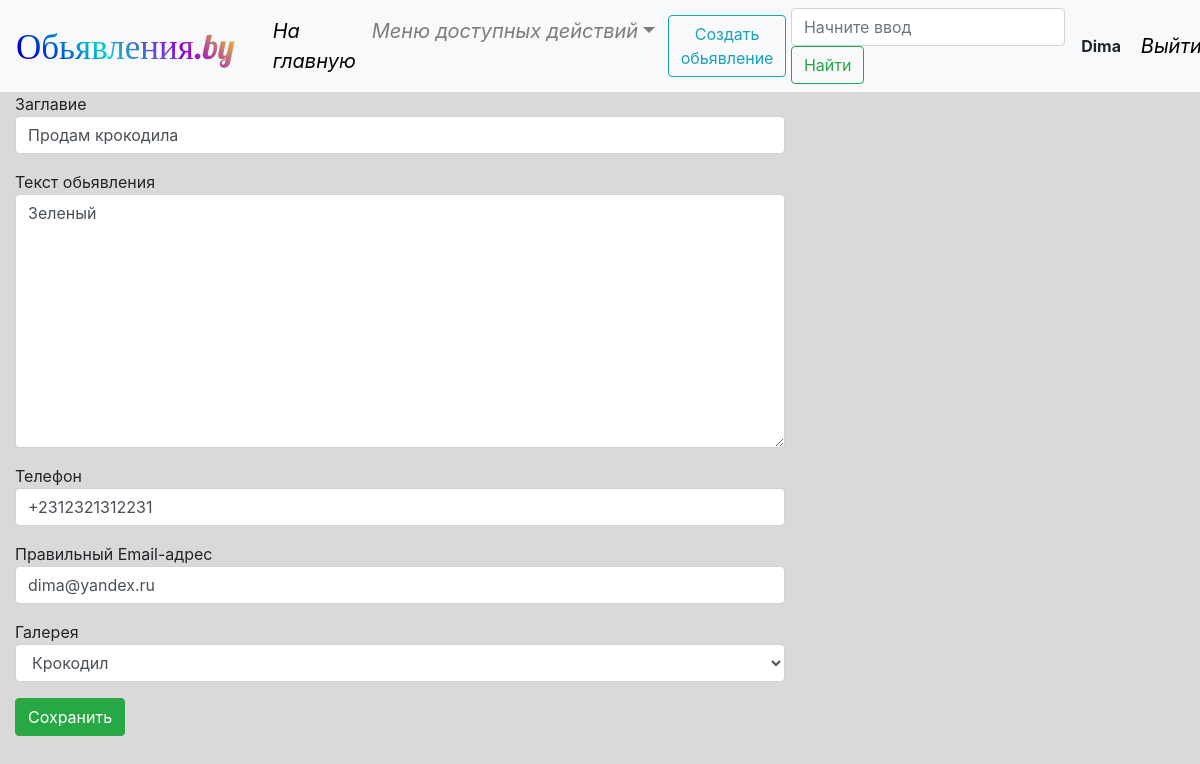
Page /update/8 (signed in) on the committed database.
### main/models.py (models this page shows, shortened)
class Advert(models.Model):
    title = models.CharField(verbose_name='заглавие', max_length=50)
    text = models.TextField(verbose_name='Текст обьявления', null=True)
    phone = models.CharField(verbose_name='Телефон', max_length=15, null=True, blank=True)
    email = models.EmailField(verbose_name='правильный Email-адрес', max_length=30, null=True)
    date = models.DateTimeField(auto_now_add=True)
    gallery = models.ForeignKey(Gallery, verbose_name='Галерея', on_delete=models.CASCADE, null=True, blank=True)
    user = models.ForeignKey(User, verbose_name='Пользователь', on_delete=models.CASCADE)
    class Meta:
        verbose_name = 'Обьявление'
        verbose_name_plural = 'Обьявления'
        ordering = ['-date']

### main/views.py (the view)
# urls.py: path('update/<int:pk>', AdvertUpdate.as_view(), name='adv_update'),
class AdvertUpdate(UserIsOwnerOrAdminMixin, generic.UpdateView):
    permission_required = 'firstproject.nge_advert'
    template_name = 'main/advertupdate.html'
    form_class = AdvertForm
    def get_queryset(self):
        queryset = Advert.objects.filter(pk=self.kwargs['pk'])
        return queryset
    def get_form(self, *args, **kwargs):
        form = super().get_form(*args, **kwargs)
        form.user = self.request.user
        return form

### main/forms.py
class AdvertForm(forms.ModelForm):
    def __init__(self, user=None, *args, **kwargs):
        super().__init__(*args, **kwargs)
        if user:
            pk = user
        else:
            pk = self.instance.user
        self.fields['gallery'].queryset = Gallery.objects.filter(user=pk)
    class Meta:
        model = Advert
        fields = ['title', 'text', 'phone', 'email', 'gallery']
        widgets = {
            'title': forms.TextInput(attrs={'class': 'form-control'}),
            'text': forms.Textarea(attrs={'class': 'form-control'}),
            'phone': forms.TextInput(attrs={'class': 'form-control'}),
            'email': forms.EmailInput(attrs={'class': 'form-control'}),
            'gallery': forms.Select(attrs={'class': 'form-control'}),
        }

### main/models.py (called while the page is built)
    def __str__(self):
        return self.title

### main/permissions.py (called while the page is built)
    def has_permission(self):
        return self.get_object().user == self.request.user or self.request.user.is_staff

    def dispatch(self, request, *args, **kwargs):
        if not self.has_permission():
            raise PermissionDenied  # Выбрасываем ошибку 403.
        return super().dispatch(request, *args, **kwargs)

### templates/main/advertupdate.html (shortened to what this page needs)
{% extends 'base.html' %}
{% block content %}
<form action="{{ adv.get_UpdateUrl }}" method="post">
    {% for field in form %}
    <div class="form-group col-md-8">
        {{ field.label }}{{ field }}
    </div>
    {% endfor %}
    <div class="form-group col-md-6">
        <button type="submit" class="btn btn-success">Сохранить</button>
    </div>
</form>
{% endblock %}

### templates/base.html (shortened to what this page needs)
<!DOCTYPE html>
{% load static %}
<html lang="en">
<head>
    <link rel="stylesheet" href="https://stackpath.bootstrapcdn.com/bootstrap/4.4.1/css/bootstrap.min.css"
>
    <link rel="stylesheet" href="{% static 'css/base.css' %}">
</head>
<body style="background-color: #d9d9d9;">
<nav class="navbar navbar-expand-lg navbar-light bg-light">
    <a class="logo" href="#">Обьявления.by</a>
    <div class="collapse navbar-collapse" id="navbarSupportedContent">
        <ul class="navbar-nav mr-auto">
            <li class="nav-item active">
                <a id="a" class="nav-link" href="{% url 'adv_list' %}">На главную<span class="sr-only">(current)</span></a>
            </li>
            {% if user.is_authenticated %}
            <li id="e" class="nav-item dropdown">
                <a class="nav-link dropdown-toggle" href="#" id="navbarDropdown" role="button" data-toggle="dropdown"
                   aria-haspopup="true" aria-expanded="false">Меню доступных действий</a>
            </li>
            {% endif %}
        </ul>
        {% if user.is_authenticated %}
        <a href="{% url 'adv_create' %}" type="button" class="btn btn-outline-info">Создать обьявление</a>
        {% endif %}
        <form class="form-inline my-2 my-lg-0" action="{% url 'adv_list' %}" method="get">
            <input class="form-control mr-sm-2" name="val" type="search" placeholder="Начните ввод" aria-label="Search">
            <button class="btn btn-outline-success my-2 my-sm-0" type="submit">Найти</button>
        </form>
        {% if user.is_authenticated %}
        <span><b> &nbsp;{{ user.username }}&nbsp; </b></span>
        <a id="d" class="nav-link" href="{% url 'account_logout' %}">Выйти</a>
        {% else %}
        <a id="b" class="nav-link" href="{% url 'account_login' %}">Вход</a>
        <a id="c" class="nav-link" href="{% url 'account_signup' %}">Регистрация</a>
        {% endif %}
    </div>
</nav>
{% block content %}
{% endblock %}
</body>
</html>

### static/css/base.css (style rules this page uses)
.logo { font-family: "Lobster", cursive; background: linear-gradient(45deg, #0000CD 10%,#00CED1,#9400D3,#FFFF00); -webkit-background-clip: text; -webkit-text-fill-color: transparent; color: #0000CD; display: table; font-size: 35px; }
#a { font-style: italic; font-size: 20px; color: #000000; margin-left:30px; }
#d { font-style: italic; font-size: 20px; color: #000000; }
#e { font-style: italic; font-size: 20px; }

### rows in the picture
Advert: form "Продам крокодила" "Зеленый" "+2312321312231" "dima@yandex.ru" "Крокодил"

### other values in the picture
{{ user.username }} "Dima"
{{ field.label }} "Заглавие" "Текст обьявления" "Телефон" "Правильный Email-адрес" "Галерея"
